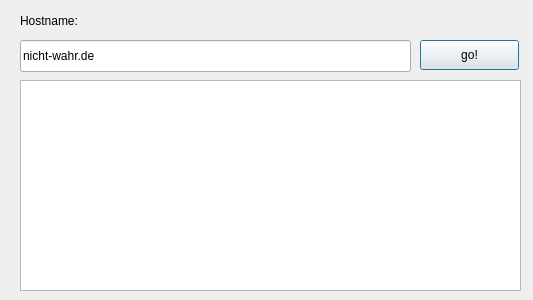
<?xml version="1.0" encoding="UTF-8"?>
<ui version="4.0">
 <class>Gui</class>
 <widget class="QWidget" name="Gui">
  <property name="geometry">
   <rect>
    <x>0</x>
    <y>0</y>
    <width>533</width>
    <height>300</height>
   </rect>
  </property>
  <property name="windowTitle">
   <string>Textbrowser</string>
  </property>
  <widget class="QLineEdit" name="hostEntry">
   <property name="geometry">
    <rect>
     <x>20</x>
     <y>40</y>
     <width>391</width>
     <height>32</height>
    </rect>
   </property>
   <property name="text">
    <string>nicht-wahr.de</string>
   </property>
  </widget>
  <widget class="QPushButton" name="goButton">
   <property name="geometry">
    <rect>
     <x>420</x>
     <y>40</y>
     <width>99</width>
     <height>30</height>
    </rect>
   </property>
   <property name="text">
    <string>go!</string>
   </property>
   <property name="default">
    <bool>true</bool>
   </property>
  </widget>
  <widget class="QTextBrowser" name="resultBrowser">
   <property name="geometry">
    <rect>
     <x>20</x>
     <y>80</y>
     <width>501</width>
     <height>211</height>
    </rect>
   </property>
  </widget>
  <widget class="QLabel" name="label">
   <property name="geometry">
    <rect>
     <x>20</x>
     <y>10</y>
     <width>91</width>
     <height>22</height>
    </rect>
   </property>
   <property name="text">
    <string>Hostname:</string>
   </property>
  </widget>
 </widget>
 <layoutdefault spacing="6" margin="11"/>
 <resources/>
 <connections/>
</ui>
